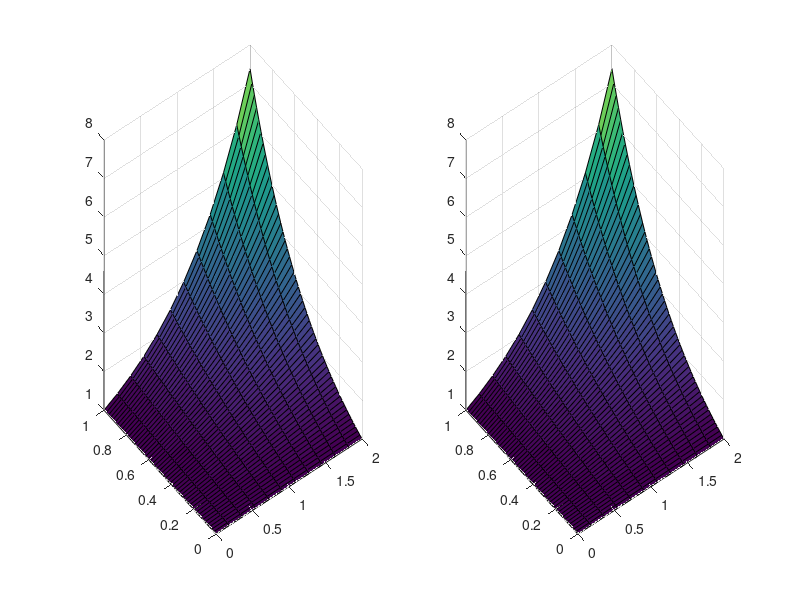

MATLAB code to generate this figure:
clear, clc;
% zad 2
% Przykładowe dane
nx = 10; ny = 50; xa = 0; xb = 2; ya = 0; yb = 1;
f = @(x, y) (x.^2 + y.^2) .* exp(x.*y);
g = @(x, y) exp(x.*y);
uxa = @(x) 1;         %u1
uxb = @(x) exp(x);    %u3
uya = @(y) 1;         %u4
uyb = @(y) exp(2.*y); %u2

% Obliczenia
h = (xb-xa)/(nx+1);
k = (yb-ya)/(ny+1);
xM = linspace(xa + h, xb - h, nx);
yM  = linspace(ya+k, yb-k, ny);
T = -2*(h^2 + k^2) * eye(nx) + k^2 * diag(diag(eye(nx-1)),-1) + k^2 * diag(diag(eye(nx-1)),1);
I = eye(nx);
B = kron(eye(ny), T);
C = kron(diag(diag(eye(ny-1)),-1), h^2 * I);
D = kron(diag(diag(eye(ny-1)),1), h^2 * I);
A = B + C + D;

[X1 Y1] = meshgrid(xM,yM);
F = f(X1, Y1)' .* ones(nx, ny);
F = h^2 * k^2 .* F;
F(:, 1) = F(:, 1) - h^2 * uxa(xM)';
F(:, ny) = F(:, ny) - h^2 * uxb(xM)';
F(1, :) = F(1, :) - k^2 * uya(yM);
F(nx, :) = F(nx, :) - k^2 * uyb(yM);
F = reshape(F,  nx*ny, 1);
% Rozwiązanie
U = linsolve(A,F);
U = reshape(U,  nx, ny)';
[X,Y] = meshgrid(xa:h:xb, ya:k:yb);
U = [uya(yM)' .* diag(eye(ny)), U, uyb(yM)' .* diag(eye(ny))];
XM = [xa xM xb];
G = g(X,Y);
U = [uxa(XM)' .* diag(eye(nx+2)), U', uxb(XM)' .* diag(eye(nx+2))]';
% Błąd
Error = max(max(abs(G-U)));
% Wykres
subplot(1,2,1)
surf(X,Y,U)
subplot(1,2,2)
surf(X,Y,G)
